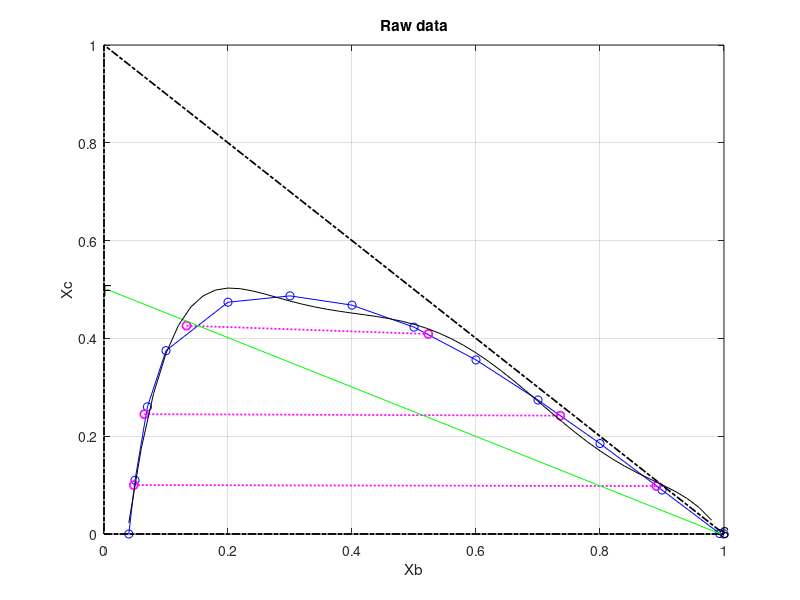

Recreate this plot in MATLAB. (Note: this script raises an error after producing the figure.)
clc;
clear;

B = [0.04 0.05 0.07 0.1 0.2 0.3 0.4 0.5 0.6 0.7 0.8 0.9 0.993 1];
C = [0 0.11 0.26 0.375 0.474 0.487 0.468 0.423 0.356 0.274 0.185 0.09 0.001 0];
A = 1 - B - C;

figure;
plot(B,C,'bo-');
grid on;
hold on;

plot([0 1 0 0],[0 0 1 0], 'k-.', 'linewidth',1.25);
xlabel('Xb');
ylabel('Xc');
title('Raw data');

tiexc = [0.1 0.245 0.426];
tiexb = [0.048 0.065 0.133];
tieyc = [0.098 0.242 0.409];
tieyb = [0.891 0.736 0.523];

% Plotting the tie lines
for i = 1:length(tiexc)
    plot([tiexb(i) tieyb(i)], [tiexc(i) tieyc(i)],'mo:','linewidth',1.25);
end

% Slopes of the tie lines 
tie_slope = zeros(1,length(tiexc));
for i = 1:length(tiexc)
    tie_slope(i) = (tieyc(i) - tiexc(i))/(tieyb(i) - tiexb(i));
end

% Draw the feed line (FS line)
F = [0, 0.5];
S = [0.995, 0.005];
plot(S,F,'g','linewidth',0.35)
text(0, 0.5,'F');
text(0.995, 0.005,'S');

p1 = polyfit(B,C,6);
X_=0.04001:0.02:1;
f1 = polyval(p1,X_);
plot(X_,f1,'black')

xbf = 0;
xcf = 0.5;
xc_in_feed=xcf;

filename = 'CCOOuu.xlsx';
if exist(filename, 'file') == 0
    headers = {'Feed', '%C_removed', 'Stages'};
    xlswrite(filename, headers, 'Sheet1', 'A1');
end

% Loop over different feed values
F_values = 800;
for F = F_values
    disp(F);
    Feed = F;
    S = F;
%     Rnx_values = 0.0401:0.0008:0.066;
Rnx_values=0.0601;
    for Rnx = Rnx_values     
        Rny = polyval(p1,Rnx);
        M = F + S;
        ycs = Rny;
        ybs = 1-Rny;
        My = (F*xcf + S*ycs)/M;
        Mx = (F*xbf + S*ybs)/M;
        text(Mx, My,'M');
        
        plot([Rnx, Mx], [Rny, My], 'o'); 
        hold on;
        m = (My - Rny) / (Mx - Rnx);
        b = Rny - m * Rnx;
        x_val = linspace(Rnx, 1, 100); 
        y_val = m * x_val + b;
        plot(x_val, y_val, 'r');
        
        syms x y;
        [ybe1, yce1] = vpasolve([y == poly2sym(p1), y == m * x + b],[x, y],[.5 1;0 .7]);
        text(ybe1, yce1,'E');
        
        m2 = (yce1 - xcf) / (ybe1 - xbf);
        b2 = xcf - m2 * xbf;
        x_val2 = linspace(0, 1.8, 200); 
        y_val2 = m2 * x_val2 + b2;
        plot(x_val2, y_val2, 'b');
        
        m3 = (ycs - Rny) / (ybs - Rnx);
        b3 = Rny - m3 * Rnx;
        x_val3 = linspace(0, 1.8, 200); 
        y_val3 = m3 * x_val3 + b3;
        plot(x_val3, y_val3, 'b');
        
        eq1 = y == m2 * x + b2;
        eq2 = y == m3 * x + b3;
        [Px, Py] = solve([eq1, eq2], [x, y]);
        text(Px, Py,'P');
        
        stages = 100;
        xbr = ones(1,stages);
        xcr = ones(1,stages);
        ybe = ones(1,stages);
        yce = ones(1,stages);
        yce(1) = yce1;
        ybe(1) = ybe1;
        ii = 1;
        for i = 1:stages
            disp(i);
            if (0 < yce(i)) && (yce(i) <= 0.098)
                slope = 0 + (yce(i) - 0) * 0 / 0.098; 
            elseif (0.098 < yce(i)) && (yce(i) <= 0.249)
                slope = tie_slope(1) + (yce(i) - 0.098) * (tie_slope(2) - tie_slope(1)) / (0.249 - 0.098);
            elseif (0.249 < yce(i)) && (yce(i) <= 0.409)
                slope = tie_slope(2) + (yce(i) - 0.249) * (tie_slope(3) - tie_slope(2)) / (0.409 - 0.249);
            end
            
            x_vals = linspace(0, ybe(i), 10);
            y_vals = slope * (x_vals - ybe(i)) + yce(i);
            intercept = (yce(i) - slope * ybe(i)); 
            plot(x_vals, y_vals, 'r', 'linewidth', .05);
            
            [xbr(i), xcr(i)] = vpasolve([y == poly2sym(p1), y == slope * x + intercept],[x, y],[0 .5;0 .7]);
            text(xbr(i), xcr(i),['R', num2str(i)]);
            
            m4 = (Py - xcr(i)) / (Px - xbr(i));
            b4 = xcr(i) - m4 * xbr(i);
            x_val4 = linspace(0, Px, 200); 
            y_val4 = m4 * x_val4 + b4;
            plot(x_val4, y_val4, 'b'); 
            
            [ybe(i+1), yce(i+1)] = vpasolve([y == poly2sym(p1), y == m4 * x + b4],[x, y],[.5 1;0 .7]);
            text(ybe(i+1), yce(i+1),['E', num2str(i+1)]);
            
            if xcr(i) <= Rny || xcr(i) < Rny+0.005
                solute_removed_pr = ((xc_in_feed-Rny) / xc_in_feed) * 100;
                existing_data = xlsread(filename);
                next_row = size(existing_data, 1) + 1;
                data = [Feed, solute_removed_pr, ii];
                xlswrite(filename, data, 'Sheet1', ['A' num2str(next_row)]);
                break;
            end
            if i==100
                solute_removed_pr = ((xc_in_feed-Rny) / xc_in_feed) * 100;
                existing_data = xlsread(filename);
                next_row = size(existing_data, 1) + 1;
                data = [Feed, solute_removed_pr, 100];
                xlswrite(filename, data, 'Sheet1', ['A' num2str(next_row)]);
                break;
            end
            ii = ii+1;
        end
    end
end

% Plotting solute fraction vs number of stages
figure(2)
plot(xcr, '-bo');
xlabel("Number of stages");
ylabel("Solute Fraction in raffinate");
title("Solute Fraction vs Number of Stages");
